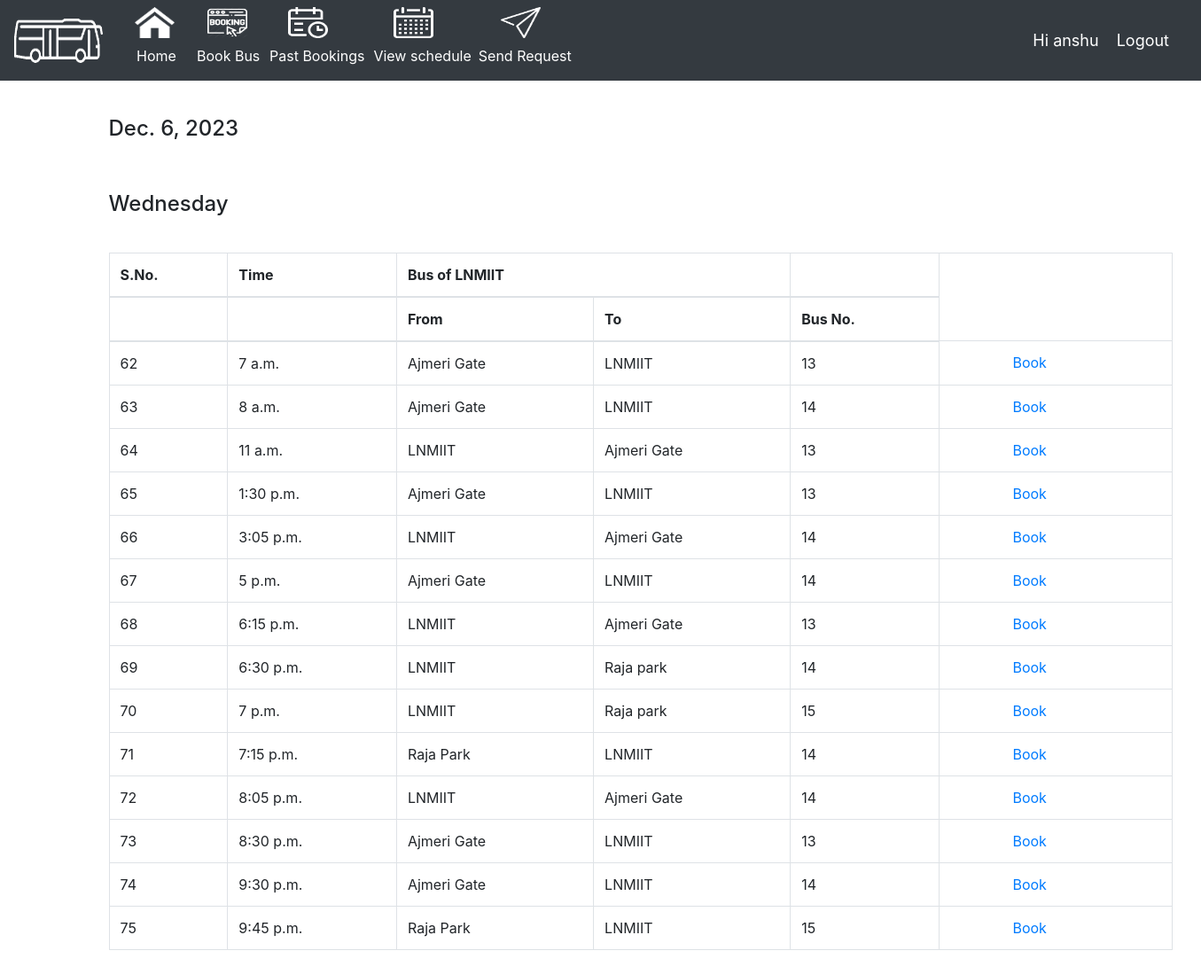
The page /book_bus/ (signed in) on the database its author committed.
### bus_M_/models.py (models this page shows, shortened)
class Schedule(models.Model):
    CATEGORY = (
			('Sunday', 'Sunday'),
			('Monday', 'Monday'),
            ('Tuesday', 'Tuesday'),
            ('Wednesday', 'Wednesday'),
            ('Thrusday', 'Thrusday'),
            ('Friday', 'Friday'),
            ('Saturday', 'Saturday'),
			)
    schedule_id = models.AutoField(primary_key=True)
    bus_id = models.ForeignKey(Bus, null=True, on_delete= models.CASCADE)
    time = models.TimeField(null=False)
    start = models.CharField(max_length=300,null=False)
    destination=models.CharField(max_length=300,null=False)
    available_seats = models.IntegerField(null=False)
    day= models.CharField(max_length=200,null=False,choices=CATEGORY)
    running_status = models.BooleanField(default=True)

class Bus(models.Model):
    bus_id = models.AutoField(primary_key=True)
    driver_id = models.ForeignKey(Driver, null=True, on_delete= models.CASCADE)
    availability = models.BooleanField(default=True)
    capacity = models.IntegerField(null=False)
    def __str__(self):
        return str(self.bus_id)

### bus_M_/views.py (the view)
# urls.py: path('book_bus/', views.book_bus, name='book_bus'),
@login_required(login_url='login')
def book_bus(request):
    date=timezone.now().date()
    curr_date = date.today()
    curr_day = calendar.day_name[curr_date.weekday()]
    allD=Schedule.objects.filter(day=curr_day)
    context={'allD': allD,'date':date,'curr_day':curr_day}
    return render(request,'accounts/Book_bus.html',context)

### bus_M_/templates/accounts/Book_bus.html (shortened to what this page needs)
{%  extends 'accounts/main.html' %}
{% block content %}
		<br>
         <section class="contact" data-aos="fade-up" data-aos-easing="ease-in-out" data-aos-duration="500">
      <div class="container">
        <div class="row">
          <div class="col-lg-6">
            <form action="forms/contact.php" method="post" role="form" class="php-email-form" style="width: 1300px;">
                <div class="form-group mt-3">
                  <h4 id="email">{{date}}</h4>
                </div>
              <br>
              <div class="form-group mt-3">
                <h4 id="subject">{{curr_day}}</h4>
              </div>
              <br>
              <article class="entry" style="width: 1200px;">
              <div class="entry-content">
                 <table class="table table-bordered">
                                    <thead>
                                        <tr>
                                            <th>S.No.</th>
                                            <th>Time</th>
                                            <th colspan="2">Bus of LNMIIT</th>
                                            <th></th>
                                        </tr>
                                        <tr>
                                            <th></th>
                                            <th></th>
                                            <th>From</th>
                                            <th>To</th>
                                            <th>Bus No.</th>
                                        </tr>
                                        </thead>
                                    <tbody>
                                        {% for p in allD %}
                                        {%if p.running_status%}
                                        <tr>
                                            <td>{{p.schedule_id}}</td>
                                            <td>{{p.time}}</td>
                                            <td>{{p.start}}</td>
                                            <td>{{p.destination}}</td>
                                            <td>{{p.bus_id }}</td>
                                            <td><a type="submit" style="margin-left: 70px;" href="{% url 'booking' p.schedule_id %}">Book</a></td>
                                        </tr>
                                        {%endif%}
                                        {%endfor%}
                                    </tbody>
                                        </table>
              </div>
            </article>
<br>
            </form>
          </div>
        </div>
      </div>
    </section>
{% endblock content %}

### bus_M_/templates/accounts/navbar.html (shortened to what this page needs)
{% load static %}
<nav class="navbar navbar-expand-lg navbar-dark bg-dark">
 <img src="{% static 'images/buslogo.png' %}" class="image">&nbsp; &nbsp;&nbsp;&nbsp;&nbsp;&nbsp;&nbsp;
  <div class="collapse navbar-collapse" id="navbarNav">
    <ul class="navbar-nav">
      <li class="nav-item active">
        <img src="{% static 'images/home icon.png' %}" class="image" style="width:45px; height:35px;">&nbsp; &nbsp;&nbsp;&nbsp;&nbsp;
        <a class="nav-link" href="{% url 'home'%}" style="margin-left:-6px;">Home</a>
      </li>
      <li class="nav-item active">
        <img src="{% static 'images/booking.png' %}" class="image" style="width:45px; height:35px; margin-left:10px;">&nbsp; &nbsp;&nbsp; &nbsp;
        <a class="nav-link" href="{% url 'book_bus'%}" style="margin-left:-10px;">Book Bus</a>
      </li>
      <li class="nav-item active">
        <img src="{% static 'images/past booking.png' %}" class="image" style="width:45px; height:35px; margin-left:19px;">&nbsp; &nbsp;&nbsp;&nbsp;&nbsp;&nbsp;&nbsp;&nbsp;&nbsp;
        <a class="nav-link" href="{% url 'view_booking'%}" style="margin-left:-10px;">Past Bookings
        </a>
      </li>
       <li class="nav-item active">
        <img src="{% static 'images/schedule.png' %}" class="image" style="width:45px; height:35px;  margin-left:25px;">&nbsp; &nbsp;&nbsp;&nbsp;&nbsp;&nbsp;&nbsp;&nbsp;&nbsp;&nbsp;
        <a class="nav-link" href="{% url 'schedule'%}" style="margin-left:-6px;">View schedule</a>
      </li>
       <li class="nav-item active">
        <img src="{% static 'images/send request.png' %}" class="image" style="width:45px; height:35px; margin-left:25px;">&nbsp; &nbsp;&nbsp;&nbsp;&nbsp;
        <a class="nav-link" href="{%url 'add_request'%}" style="margin-left:-8px;">Send Request</a>
      </li>&nbsp;&nbsp;&nbsp;&nbsp;&nbsp;&nbsp;&nbsp;&nbsp;&nbsp;&nbsp;&nbsp;&nbsp;&nbsp;&nbsp;&nbsp;&nbsp;&nbsp;&nbsp;&nbsp;&nbsp;&nbsp;&nbsp;&nbsp;&nbsp;
    </ul>
  </div>
  <span class="hello-msg">Hi {{request.user.username}}</span>
  <span ><a  class="hello-msg" href="{% url 'logout' %}">Logout</a></span>
</nav>

### bus_M_/templates/accounts/navbar.html (style rules this page uses)
.hello-msg { font-size: 18px; color: #fff; margin-right: 20px; }
.image { width:100px; height:50px; }

### rows shown on the page
Schedule: schedule_id "62", time "7 a.m.", start "Ajmeri Gate", destination "LNMIIT", bus_id "13"
Schedule: schedule_id "63", time "8 a.m.", start "Ajmeri Gate", destination "LNMIIT", bus_id "14"
Schedule: schedule_id "64", time "11 a.m.", start "LNMIIT", destination "Ajmeri Gate", bus_id "13"
Schedule: schedule_id "65", time "1:30 p.m.", start "Ajmeri Gate", destination "LNMIIT", bus_id "13"
Schedule: schedule_id "66", time "3:05 p.m.", start "LNMIIT", destination "Ajmeri Gate", bus_id "14"
Schedule: schedule_id "67", time "5 p.m.", start "Ajmeri Gate", destination "LNMIIT", bus_id "14"
Schedule: schedule_id "68", time "6:15 p.m.", start "LNMIIT", destination "Ajmeri Gate", bus_id "13"
Schedule: schedule_id "69", time "6:30 p.m.", start "LNMIIT", destination "Raja park", bus_id "14"
Schedule: schedule_id "70", time "7 p.m.", start "LNMIIT", destination "Raja park", bus_id "15"
Schedule: schedule_id "71", time "7:15 p.m.", start "Raja Park", destination "LNMIIT", bus_id "14"
Schedule: schedule_id "72", time "8:05 p.m.", start "LNMIIT", destination "Ajmeri Gate", bus_id "14"
Schedule: schedule_id "73", time "8:30 p.m.", start "Ajmeri Gate", destination "LNMIIT", bus_id "13"
Schedule: schedule_id "74", time "9:30 p.m.", start "Ajmeri Gate", destination "LNMIIT", bus_id "14"
Schedule: schedule_id "75", time "9:45 p.m.", start "Raja Park", destination "LNMIIT", bus_id "15"

### other values the page prints
{{ request.user.username }} "anshu"
{{ curr_day }} "Wednesday"
